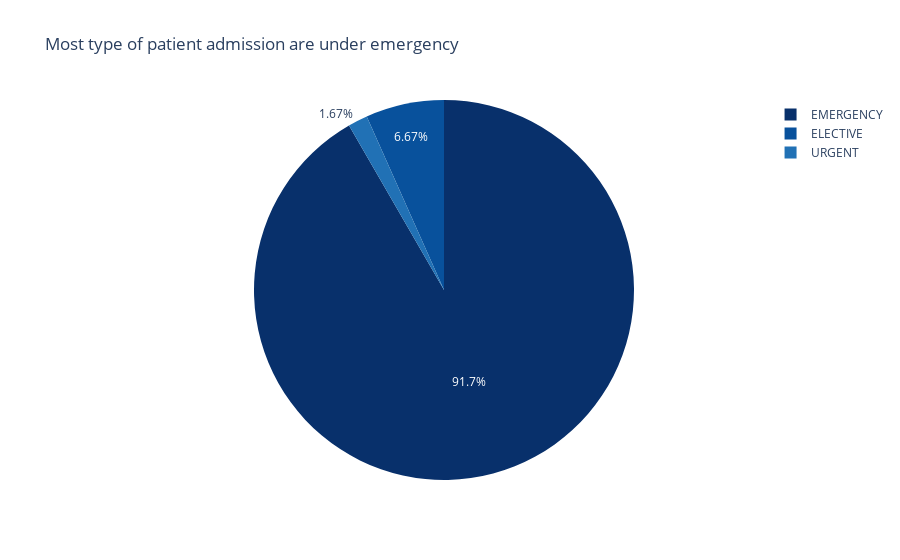

The notebook cell this image was saved under:
### Code cell
# Create a pie chart
fig = px.pie(
    admission_type_count,
    names="admission_type",
    values="count",
    title="Most type of patient admission are under emergency",
    color="admission_type",
    color_discrete_sequence=px.colors.sequential.Blues_r
)

# Show the plot
fig.show()

### Figure 1 — Plotly figure (JSON) as saved in the notebook; plotly's stock layout.template omitted (floating-point values rounded to 4 significant figures)
{"data": [{"customdata": [["EMERGENCY"], ["ELECTIVE"], ["URGENT"]], "domain": {"x": [0, 1], "y": [0, 1]}, "hovertemplate": "admission_type=%{customdata[0]}<br>count=%{value}<extra></extra>", "labels": ["EMERGENCY", "ELECTIVE", "URGENT"], "legendgroup": "", "marker": {"colors": ["rgb(8,48,107)", "rgb(8,81,156)", "rgb(33,113,181)"]}, "name": "", "showlegend": true, "type": "pie", "values": [110, 8, 2]}], "layout": {"legend": {"tracegroupgap": 0}, "piecolorway": ["rgb(8,48,107)", "rgb(8,81,156)", "rgb(33,113,181)", "rgb(66,146,198)", "rgb(107,174,214)", "rgb(158,202,225)", "rgb(198,219,239)", "rgb(222,235,247)", "rgb(247,251,255)"], "title": {"text": "Most type of patient admission are under emergency"}}}
